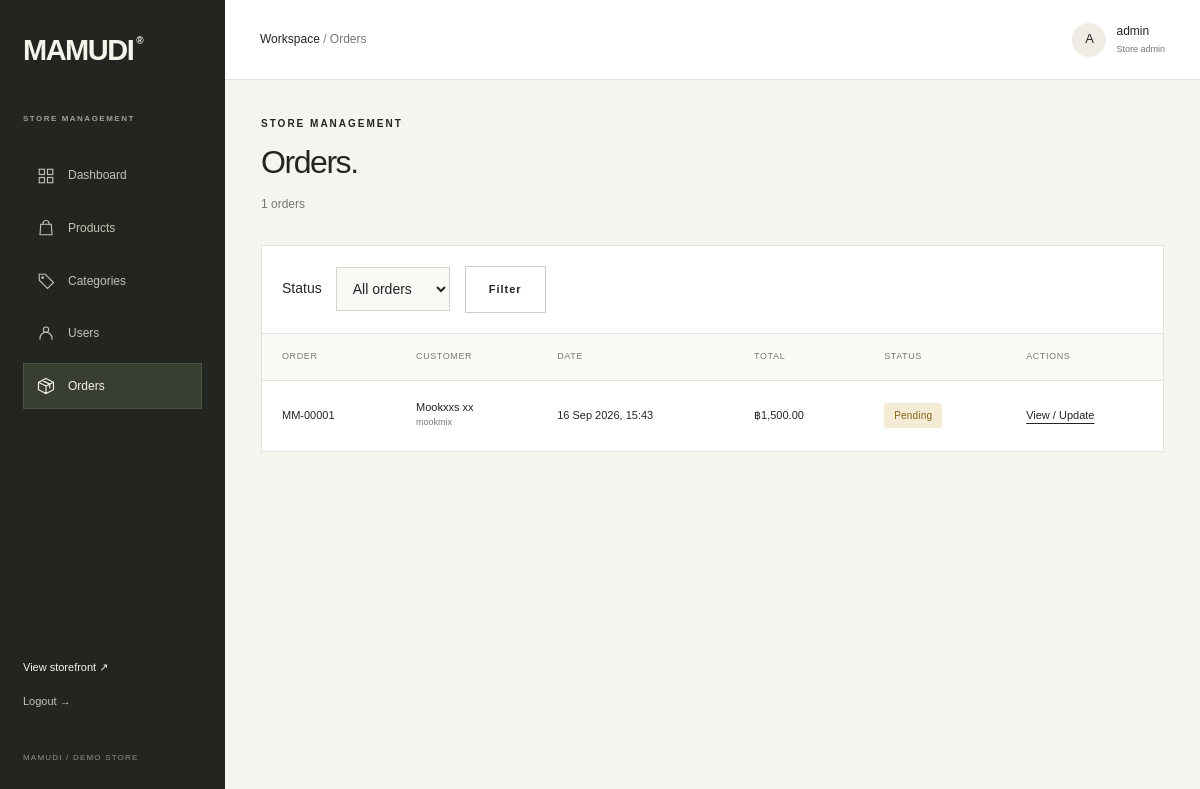
The app's page /dashboard/orders/ (signed in) with its own data.
### accounts/models.py (models this page shows)
class User(AbstractUser):
    class Role(models.TextChoices):
        ADMIN = 'admin', 'Admin'
        CUSTOMER = 'customer', 'Customer'
    email = models.EmailField(unique=True)
    role = models.CharField(max_length=10, choices=Role.choices, default=Role.CUSTOMER)
    phone = models.CharField(max_length=20, blank=True)
    address = models.TextField(blank=True)
    province = models.CharField(max_length=100, blank=True)
    postal_code = models.CharField(max_length=5, blank=True)
    class Meta:
        constraints = [models.UniqueConstraint(Lower('email'), name='unique_user_email_ci')]
    @property
    def is_store_admin(self):
        return self.is_active and (self.is_superuser or self.role == self.Role.ADMIN)

### orders/models.py (models this page shows)
class Order(models.Model):
    class Status(models.TextChoices):
        PENDING = 'Pending', 'Pending'
        CONFIRMED = 'Confirmed', 'Confirmed'
        SHIPPED = 'Shipped', 'Shipped'
        COMPLETED = 'Completed', 'Completed'
        CANCELLED = 'Cancelled', 'Cancelled'
    reference = models.UUIDField(default=uuid.uuid4, unique=True, editable=False)
    user = models.ForeignKey(settings.AUTH_USER_MODEL, on_delete=models.SET_NULL, null=True, related_name='orders')
    full_name = models.CharField(max_length=150)
    phone = models.CharField(max_length=20)
    address = models.TextField()
    province = models.CharField(max_length=100)
    postal_code = models.CharField(max_length=5)
    total = models.DecimalField(max_digits=12, decimal_places=2)
    status = models.CharField(max_length=12, choices=Status.choices, default=Status.PENDING)
    created_at = models.DateTimeField(auto_now_add=True)
    updated_at = models.DateTimeField(auto_now=True)
    class Meta:
        ordering = ['-created_at']
    @property
    def number(self):
        return f'MM-{self.pk:05d}'

### dashboard/views.py (the view)
# urls.py: path('orders/', views.order_list, name='dashboard_orders'),
@admin_required
def order_list(request):
    orders = Order.objects.select_related('user')
    status = request.GET.get('status', '')
    if status:
        orders = orders.filter(status=status)
    return render(request, 'dashboard/orders.html', {'page_obj': Paginator(orders, 15).get_page(request.GET.get('page')), 'statuses': Order.Status.choices, 'title': 'Orders', 'kind': 'orders'})

### catalog/context_processors.py (called while the page is built)
def store_context(request):
    cart = request.session.get('cart', {})
    count = sum(item.get('quantity', 0) for item in cart.values())
    return {'nav_categories': Category.objects.all(), 'cart_count': count}

### catalog/templatetags/store_tags.py (called while the page is built)
@register.filter
def money(value):
    return f'{value:,.2f}'

### dashboard/permissions.py (called while the page is built)
def admin_required(view):
    @login_required
    @wraps(view)
    def wrapped(request, *args, **kwargs):
        if not request.user.is_store_admin:
            raise PermissionDenied
        return view(request, *args, **kwargs)
    return wrapped

### templates/dashboard/orders.html
{% extends 'dashboard/base.html' %}{% load store_tags %}{% block dashboard_content %}<div class="section-heading"><div><span class="eyebrow">STORE MANAGEMENT</span><h1>Orders.</h1><p class="muted">{{ page_obj.paginator.count }} orders</p></div></div><section class="dashboard-panel"><form method="get" class="dashboard-search"><label>Status<select name="status"><option value="">All orders</option>{% for value,label in statuses %}<option value="{{ value }}" {% if request.GET.status == value %}selected{% endif %}>{{ label }}</option>{% endfor %}</select></label><button class="button button-outline">Filter</button></form><div class="table-scroll"><table><thead><tr><th>Order</th><th>Customer</th><th>Date</th><th>Total</th><th>Status</th><th>Actions</th></tr></thead><tbody>{% for order in page_obj %}<tr><td>{{ order.number }}</td><td>{{ order.full_name }}<small>{{ order.user.username|default:'Deleted user' }}</small></td><td>{{ order.created_at|date:'d M Y, H:i' }}</td><td>฿{{ order.total|money }}</td><td><span class="badge status-{{ order.status|lower }}">{{ order.status }}</span></td><td><a class="underlined" href="{% url 'dashboard_order_detail' order.pk %}">View / Update</a></td></tr>{% empty %}<tr><td colspan="6" class="table-empty">No orders yet.</td></tr>{% endfor %}</tbody></table></div>{% include 'includes/pagination.html' %}</section>{% endblock %}

### templates/dashboard/base.html
{% extends 'base.html' %}{% block title %}{{ title|default:'Overview' }} | MAMUDI Dashboard{% endblock %}
{% block shell %}<div class="dashboard-shell"><aside class="dashboard-sidebar"><a class="wordmark" href="{% url 'dashboard' %}">MAMUDI<span>®</span></a><span class="eyebrow sidebar-label">STORE MANAGEMENT</span><nav aria-label="Dashboard navigation"><a href="{% url 'dashboard' %}" {% if not kind %}aria-current="page"{% endif %}><svg><use href="#i-grid"/></svg>Dashboard</a><a href="{% url 'dashboard_products' %}" {% if kind == 'products' %}aria-current="page"{% endif %}><svg><use href="#i-bag"/></svg>Products</a><a href="{% url 'dashboard_categories' %}" {% if kind == 'categories' %}aria-current="page"{% endif %}><svg><use href="#i-tag"/></svg>Categories</a><a href="{% url 'dashboard_users' %}" {% if kind == 'users' %}aria-current="page"{% endif %}><svg><use href="#i-user"/></svg>Users</a><a href="{% url 'dashboard_orders' %}" {% if kind == 'orders' %}aria-current="page"{% endif %}><svg><use href="#i-box"/></svg>Orders</a></nav><div class="sidebar-bottom"><a href="{% url 'home' %}">View storefront ↗</a><form method="post" action="{% url 'logout' %}">{% csrf_token %}<button>Logout →</button></form><span>MAMUDI / DEMO STORE</span></div></aside><div class="dashboard-main"><header class="dashboard-topbar"><span>Workspace <span class="muted">/ {{ title|default:'Overview' }}</span></span><div><span class="admin-avatar">{{ user.username|first|upper }}</span><span>{{ user.username }}<small>Store admin</small></span></div></header>{% include 'includes/messages.html' %}<main id="main" class="dashboard-content">{% block dashboard_content %}{% endblock %}</main></div></div>{% endblock %}

### records on screen
User: username|first "A", username "admin"
Order: number "MM-00001", full_name "Mookxxs xx", user.username "mookmix", created_at "16 Sep 2026, 15:43", total "1,500.00", status "Pending"

### other values on screen
{{ title|default:'Overview' }} "Orders"
{{ page_obj.paginator.count }} "1"
